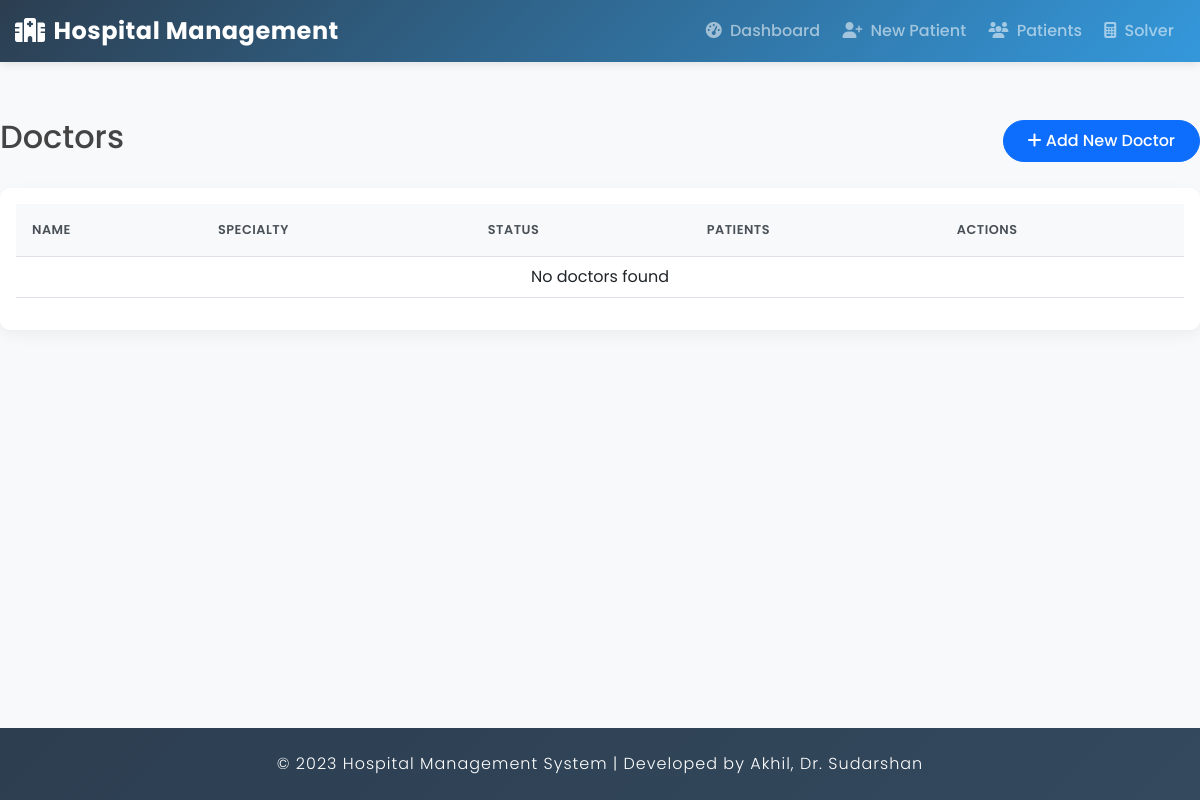
/doctor/list/, run on an earlier commit of the app's database.
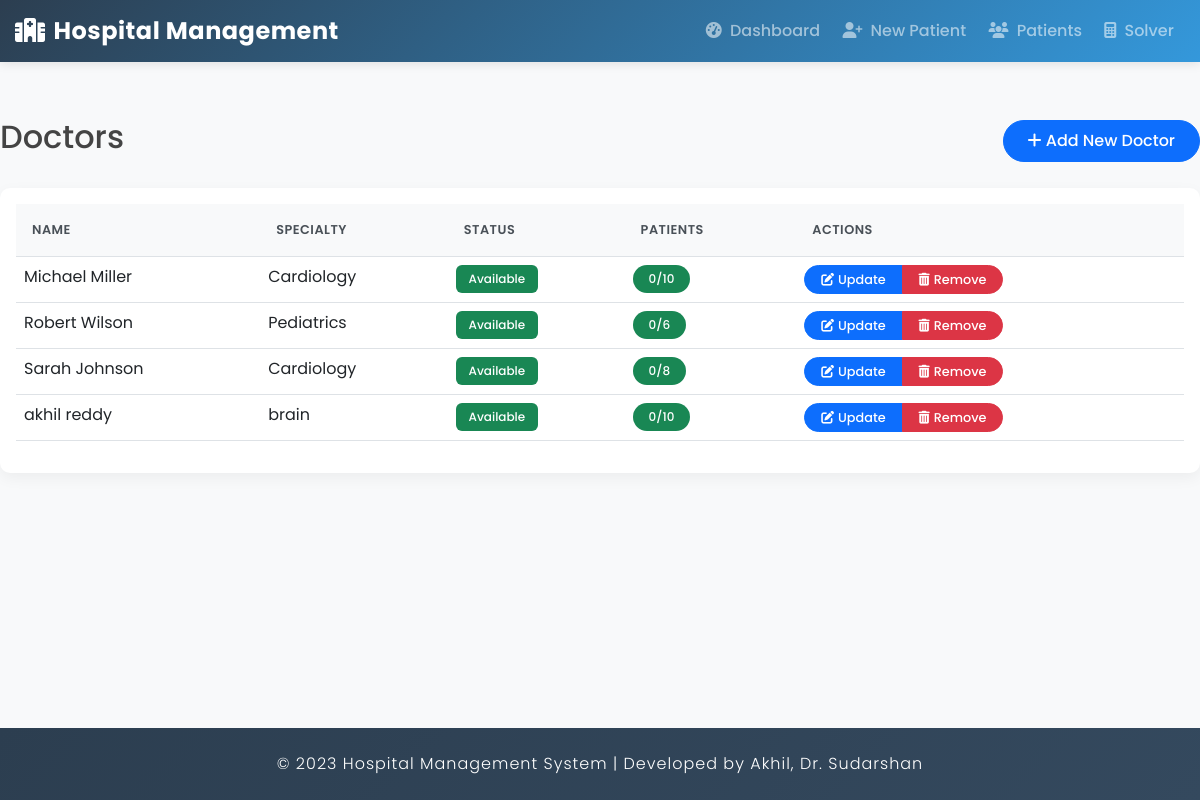
And on a later commit of the database.
### hospital/models.py (models this page shows, shortened)
class Doctor(models.Model):
    user = models.OneToOneField(User, on_delete=models.CASCADE)
    specialty = models.CharField(max_length=100)
    is_available = models.BooleanField(default=True)
    max_patients = models.IntegerField(default=5)
    @property
    def current_patients(self):
        return self.assignment_set.filter(active=True).count()

### hospital/views.py (the view)
# urls.py: path('doctor/list/', views.DoctorListView.as_view(), name='doctor_list'),
class DoctorListView(ListView):
    model = Doctor
    template_name = 'hospital/doctor_list.html'
    context_object_name = 'doctors'
    def get_queryset(self):
        return Doctor.objects.all().order_by('user__first_name', 'user__last_name')

### hospital/templates/hospital/doctor_list.html (shortened to what this page needs)
{% extends 'hospital/base.html' %}
{% block content %}
<div class="row mb-4">
    <div class="col-md-12">
        <div class="d-flex justify-content-between align-items-center">
            <h2>Doctors</h2>
            <a href="{% url 'hospital:doctor_add' %}" class="btn btn-primary">
                <i class="fas fa-plus"></i> Add New Doctor
            </a>
        </div>
    </div>
</div>
<div class="row">
    <div class="col-md-12">
        <div class="card">
            <div class="card-body">
                <div class="table-responsive">
                    <table class="table">
                        <thead>
                            <tr>
                                <th>Name</th>
                                <th>Specialty</th>
                                <th>Status</th>
                                <th>Patients</th>
                                <th>Actions</th>
                            </tr>
                        </thead>
                        <tbody>
                            {% for doctor in doctors %}
                            <tr>
                                <td>{{ doctor.user.get_full_name }}</td>
                                <td>{{ doctor.specialty }}</td>
                                <td>
                                    <span class="badge bg-{% if doctor.is_available %}success{% else %}danger{% endif %}">
                                        {{ doctor.is_available|yesno:"Available,Not Available" }}
                                    </span>
                                </td>
                                <td>
                                    <div class="d-flex align-items-center">
                                        <span class="badge
                                            {% if doctor.current_patients == doctor.max_patients %}bg-danger
                                            {% elif doctor.current_patients >= 2 %}bg-warning
                                            {% else %}bg-success{% endif %}
                                            rounded-pill px-3 py-2">
                                            {{ doctor.current_patients }}/{{ doctor.max_patients }}
                                        </span>
                                    </div>
                                </td>
                                <td>
                                    <div class="btn-group">
                                        <a href="{% url 'hospital:doctor_update' doctor.pk %}" class="btn btn-sm btn-primary">
                                            <i class="fas fa-edit me-1"></i>Update
                                        </a>
                                        <a href="{% url 'hospital:doctor_delete' doctor.pk %}" class="btn btn-sm btn-danger">
                                            <i class="fas fa-trash-alt me-1"></i>Remove
                                        </a>
                                    </div>
                                </td>
                            </tr>
                            {% empty %}
                            <tr>
                                <td colspan="5" class="text-center">No doctors found</td>
                            </tr>
                            {% endfor %}
                        </tbody>
                    </table>
                </div>
            </div>
        </div>
    </div>
</div>
{% endblock %}

What changed in the data, as far as the page shows it:
added Doctor: user.get_full_name "Michael Miller", specialty "Cardiology", is_available "Available", current_patients "0", max_patients "10"
added Doctor: user.get_full_name "Robert Wilson", specialty "Pediatrics", is_available "Available", current_patients "0", max_patients "6"
added Doctor: user.get_full_name "Sarah Johnson", specialty "Cardiology", is_available "Available", current_patients "0", max_patients "8"
added Doctor: user.get_full_name "akhil reddy", specialty "brain", is_available "Available", current_patients "0", max_patients "10"
Also different on the page:
text no longer shown: "No doctors found"
